Frame 1 (no input): blank canvas, image omitted
Frame 60 (no input): blank canvas, image omitted
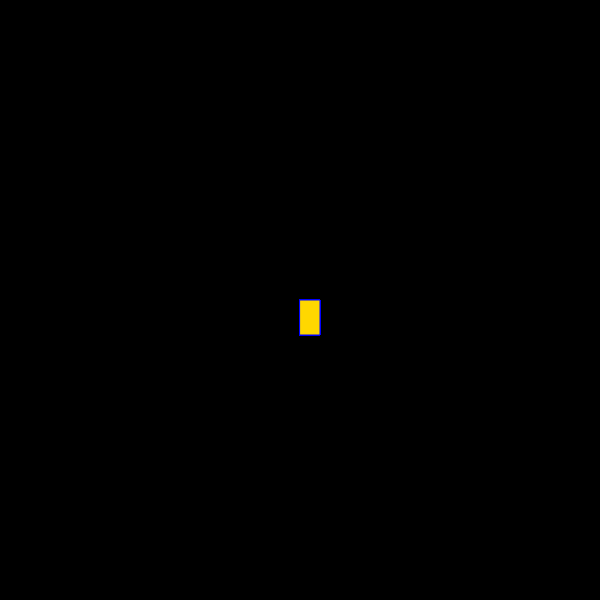
Frame 120 (the mouse pressed at the canvas centre since frame 60)

The p5.js sketch whose frames 1 and 60 were blank and that drew this single picture after the mouse press (run headless with seeded random() and noise() and a simulated clock; from frame 60 on, the mouse is pressed at the canvas centre):

// p5.js sketch
// ── sketch.js
function setup() {
    createCanvas(600, 600);
    background("black");
  }
  
  
  function draw() {
    stroke("blue");
    fill("gold");
  
    // console.log(mouseIsPressed)
  
    if (mouseIsPressed) {
      rect(mouseX, mouseY, 20, 35);
      
    }
    
  }
  
